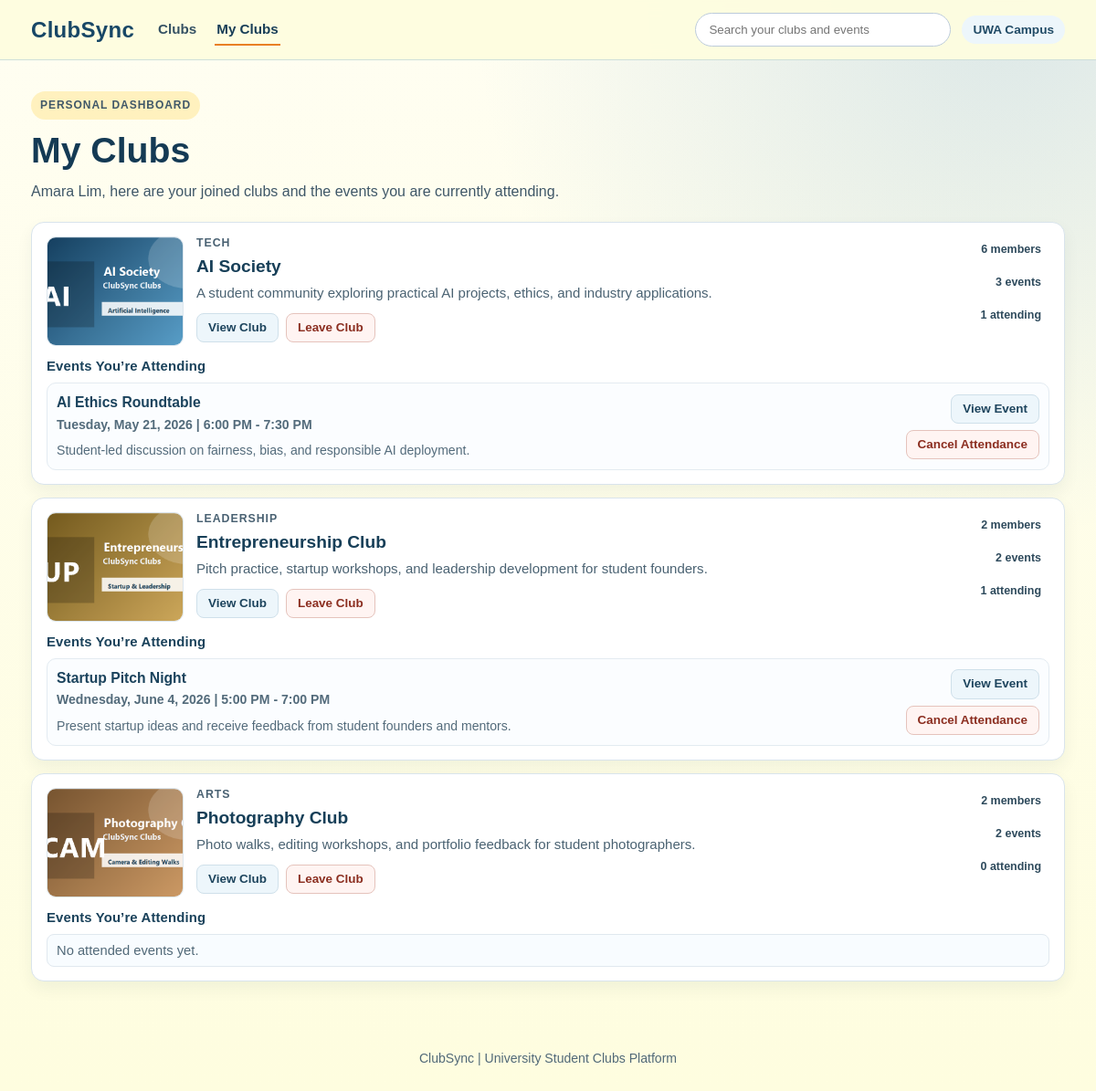
/myclubs (signed in), run on the app's committed database.
### models/user.py (models this page shows)
class User(db.Model):
    __tablename__ = "users"
    id = db.Column(db.Integer, primary_key=True)
    name = db.Column(db.String(100), nullable=False)
    email = db.Column(db.String(120), unique=True, nullable=False)
    password_hash = db.Column(db.String(255), nullable=False)
    is_admin = db.Column(db.Boolean, default=False, nullable=False)
    memberships = db.relationship("Membership", backref="user", cascade="all, delete")
    attendances = db.relationship("Attendance", backref="user", cascade="all, delete")

### models/club.py (models this page shows)
class Club(db.Model):
    __tablename__ = "clubs"
    id = db.Column(db.Integer, primary_key=True)
    name = db.Column(db.String(100), nullable=False)
    description = db.Column(db.Text, nullable=False)
    category = db.Column(db.String(50), nullable=True)
    image_path = db.Column(db.String(255), nullable=True)
    events = db.relationship("Event", backref="club", cascade="all, delete")
    memberships = db.relationship("Membership", backref="club", cascade="all, delete")

### models/event.py (models this page shows)
class Event(db.Model):
    __tablename__ = "events"
    id = db.Column(db.Integer, primary_key=True)
    club_id = db.Column(db.Integer, db.ForeignKey("clubs.id"), nullable=False)
    title = db.Column(db.String(150), nullable=False)
    date = db.Column(db.String(50), nullable=False)
    description = db.Column(db.Text)
    attendances = db.relationship("Attendance", backref="event", cascade="all, delete")

### routes/clubs.py (the view)
@clubs_bp.route("/myclubs")
def myclubs():
    current_user = _get_current_user()
    if not current_user:
        return redirect(url_for("auth.login"))
    joined_clubs = (
        Club.query.join(Membership, Membership.club_id == Club.id)
        .filter(Membership.user_id == current_user.id)
        .order_by(Club.name.asc())
        .all()
    )
    club_ids = [club.id for club in joined_clubs]
    attended_events_by_club = _attended_events_by_club_for_user(current_user.id, club_ids)
    my_club_summaries = []
    for club in joined_clubs:
        my_club_summaries.append(
            {
                "club": club,
                "member_count": len(club.memberships),
                "event_count": len(club.events),
                "attended_events": attended_events_by_club.get(club.id, []),
            }
        )
    return render_template(
        "my_clubs.html",
        current_user=current_user,
        my_club_summaries=my_club_summaries,
    )

### routes/clubs.py (called while the page is built)
def _get_current_user():
    user_id = session.get("user_id")
    if not user_id:
        return None
    current_user = db.session.get(User, user_id)
    if not current_user:
        session.pop("user_id", None)
        session.pop("user_name", None)
        return None
    return current_user

def _attended_events_by_club_for_user(user_id, club_ids):
    if not user_id or not club_ids:
        return {}
    attended_events = (
        Event.query.join(Attendance, Attendance.event_id == Event.id)
        .filter(Attendance.user_id == user_id, Event.club_id.in_(club_ids))
        .order_by(Event.id.asc())
        .all()
    )
    attended_events_by_club = {club_id: [] for club_id in club_ids}
    for event in attended_events:
        attended_events_by_club[event.club_id].append(event)
    return attended_events_by_club

### templates/my_clubs.html (shortened to what this page needs)
<!DOCTYPE html>
<html lang="en">
<head>
    <link rel="stylesheet" href="{{ url_for('static', filename='css/styles.css') }}">
    <link rel="stylesheet" href="{{ url_for('static', filename='css/alerts.css') }}">
    <link rel="stylesheet" href="{{ url_for('static', filename='css/my_clubs.css') }}">
</head>
<body class="clubs-page my-clubs-page">
<header class="clubs-header">
    <div class="clubs-header-inner">
        <a class="clubs-brand" href="{{ url_for('dashboard.index') }}">ClubSync</a>
        <nav class="clubs-nav" aria-label="Primary">
            <a href="{{ url_for('clubs.clubs') }}">Clubs</a>
            <a href="{{ url_for('clubs.myclubs') }}" class="active" aria-current="page">My Clubs</a>
        </nav>
        <div class="clubs-header-tools">
            <div class="clubs-search" role="search">
                <input type="text" aria-label="Search my clubs" placeholder="Search your clubs and events">
            </div>
            <span class="clubs-location">UWA Campus</span>
        </div>
    </div>
</header>
<main class="my-clubs-main">
    <section class="my-clubs-hero">
        <p class="clubs-kicker">Personal Dashboard</p>
        <h1>My Clubs</h1>
        <p>
            {% if current_user %}
                {{ current_user.name }}, here are your joined clubs and the events you are currently attending.
            {% else %}
                View your memberships and attendance details in one place.
            {% endif %}
        </p>
    </section>
    {% if my_club_summaries %}
        <section class="my-clubs-list" aria-label="Joined clubs and attended events">
            {% for summary in my_club_summaries %}
                <article class="my-club-card">
                    <section class="my-club-overview">
                        <img
                            class="my-club-image"
                            src="{{ url_for('static', filename=summary.club.image_path if summary.club.image_path else 'images/clubs/default.png') }}"
                            alt="{{ summary.club.name }} image"
                            loading="lazy"
                        >
                        <div class="my-club-overview-content">
                            <p class="club-card-category">{{ summary.club.category if summary.club.category else 'Uncategorized' }}</p>
                            <h2>
                                <a href="{{ url_for('clubs.club_details', club_id=summary.club.id) }}" class="my-club-title-link">
                                    {{ summary.club.name }}
                                </a>
                            </h2>
                            <p class="my-club-description">{{ summary.club.description }}</p>
                            <div class="my-club-actions">
                                <a href="{{ url_for('clubs.club_details', club_id=summary.club.id) }}" class="my-club-btn">View Club</a>
                                <form method="POST" action="{{ url_for('clubs.leave_club', club_id=summary.club.id) }}">
                                    <button type="submit" class="my-club-btn my-club-btn--danger">Leave Club</button>
                                </form>
                            </div>
                        </div>
                        <ul class="my-club-meta" aria-label="Club summary">
                                <li>{{ summary.member_count }} member{% if summary.member_count != 1 %}s{% endif %}</li>
                                <li>{{ summary.event_count }} event{% if summary.event_count != 1 %}s{% endif %}</li>
                                <li>{{ summary.attended_events|length }} attending</li>
                        </ul>
                    </section>
                    <section class="my-club-events">
                        <h3>Events You&rsquo;re Attending</h3>
                        {% if summary.attended_events %}
                            <div class="my-club-event-list">
                                {% for attended_event in summary.attended_events %}
                                    <article class="my-club-event-item">
                                        <div class="my-club-event-content">
                                            <h4>
                                                <a href="{{ url_for('clubs.event_details', event_id=attended_event.id) }}" class="my-club-event-title">
                                                    {{ attended_event.title }}
                                                </a>
                                            </h4>
                                            <p class="club-event-time">{{ attended_event.date }}</p>
                                            <p>{{ attended_event.description if attended_event.description else 'No event description available yet.' }}</p>
                                        </div>
                                        <div class="my-club-event-actions">
                                            <a href="{{ url_for('clubs.event_details', event_id=attended_event.id) }}" class="my-club-btn">View Event</a>
                                            <form method="POST" action="{{ url_for('clubs.unattend_event', event_id=attended_event.id) }}">
                                                <button type="submit" class="my-club-btn my-club-btn--danger">Cancel Attendance</button>
                                            </form>
                                        </div>
                                    </article>
                                {% endfor %}
                            </div>
                        {% else %}
                            <p class="my-club-empty-note">No attended events yet.</p>
                        {% endif %}
                    </section>
                </article>
            {% endfor %}
        </section>
    {% else %}
        <section class="my-clubs-empty">
            <h2>You have not joined any clubs yet</h2>
            <p>Browse clubs to join your first community and start attending events.</p>
            <a href="{{ url_for('clubs.clubs') }}" class="club-primary-action">Browse Clubs</a>
        </section>
    {% endif %}
</main>
<footer class="clubs-footer">
    <p>ClubSync | University Student Clubs Platform</p>
</footer>
</body>
</html>

### static/css/styles.css (style rules this page uses)
:root { --primary: #73A5CA; --background: #FEFDDF; --accent: #FFC81E; --highlight: #E87F24; }
* { margin: 0; padding: 0; box-sizing: border-box; font-family: Arial, Helvetica, sans-serif; }
body { background-color: var(--background); }
button { width: 100%; padding: 12px; background-color: var(--accent); border: none; border-radius: 6px; font-weight: bold; cursor: pointer; transition: 0.3s; }
.clubs-page { color: #22303d; min-height: 100vh; background: radial-gradient(circle at 92% 0%, rgba(115, 165, 202, 0.25), transparent 36%), linear-gradient(180deg, #fffef2 0%, var(--background) 100%); }
.clubs-header { position: sticky; top: 0; z-index: 10; background: rgba(254, 253, 223, 0.92); backdrop-filter: blur(8px); border-bottom: 1px solid rgba(115, 165, 202, 0.35); }
.clubs-header-inner { max-width: 1180px; margin: 0 auto; padding: 14px 24px; display: flex; align-items: center; gap: 24px; flex-wrap: wrap; }
.clubs-brand { font-size: 1.5rem; font-weight: 700; color: #184766; text-decoration: none; letter-spacing: 0.3px; }
.clubs-nav { display: flex; align-items: center; gap: 18px; flex: 1; }
.clubs-nav a { text-decoration: none; color: #355163; font-size: 0.95rem; font-weight: 600; padding: 8px 2px; border-bottom: 2px solid transparent; transition: color 0.2s ease, border-color 0.2s ease; }
.clubs-nav a:hover, .clubs-nav a.active, .clubs-nav a[aria-current="page"] { color: #183e57; border-color: var(--highlight); }
.clubs-header-tools { margin-left: auto; display: flex; align-items: center; gap: 12px; }
.clubs-search input { width: 280px; padding: 10px 14px; border-radius: 999px; border: 1px solid #bccbda; background-color: #fff; color: #23313d; }
.clubs-location { padding: 8px 12px; border-radius: 999px; background: #edf6fb; color: #214b66; font-size: 0.85rem; font-weight: 600; }
.clubs-kicker { display: inline-block; margin-bottom: 12px; background: rgba(255, 200, 30, 0.24); color: #5b3f08; font-size: 0.75rem; font-weight: 700; text-transform: uppercase; letter-spacing: 0.08em; border-radius: 999px; padding: 6px 10px; }
.club-card-category { font-size: 0.77rem; color: #496172; text-transform: uppercase; letter-spacing: 0.08em; font-weight: 700; }
.club-event-time { color: #4d6474; font-size: 0.86rem; font-weight: 600; margin-bottom: 5px; }
.clubs-footer { margin-top: 38px; text-align: center; color: #516978; font-size: 0.88rem; padding: 18px 24px 28px; }

### data on the page
User: name "Amara Lim"
Club: image_path (picture), club "TECH", club.name "AI Society", club.description "A student community exploring practical AI projects, ethics, and industry applications."
Event: title "AI Ethics Roundtable", date "Tuesday, May 21, 2026 | 6:00 PM - 7:30 PM", description "Student-led discussion on fairness, bias, and responsible AI deployment."
Club: image_path (picture), club "LEADERSHIP", club.name "Entrepreneurship Club", club.description "Pitch practice, startup workshops, and leadership development for student founders."
Event: title "Startup Pitch Night", date "Wednesday, June 4, 2026 | 5:00 PM - 7:00 PM", description "Present startup ideas and receive feedback from student founders and mentors."
Club: image_path (picture), club "ARTS", club.name "Photography Club", club.description "Photo walks, editing workshops, and portfolio feedback for student photographers."

### other printed values
{{ summary.member_count }} "6" "2" "2"
{{ summary.event_count }} "3" "2" "2"
{{ summary.attended_events|length }} "1" "1" "0"
